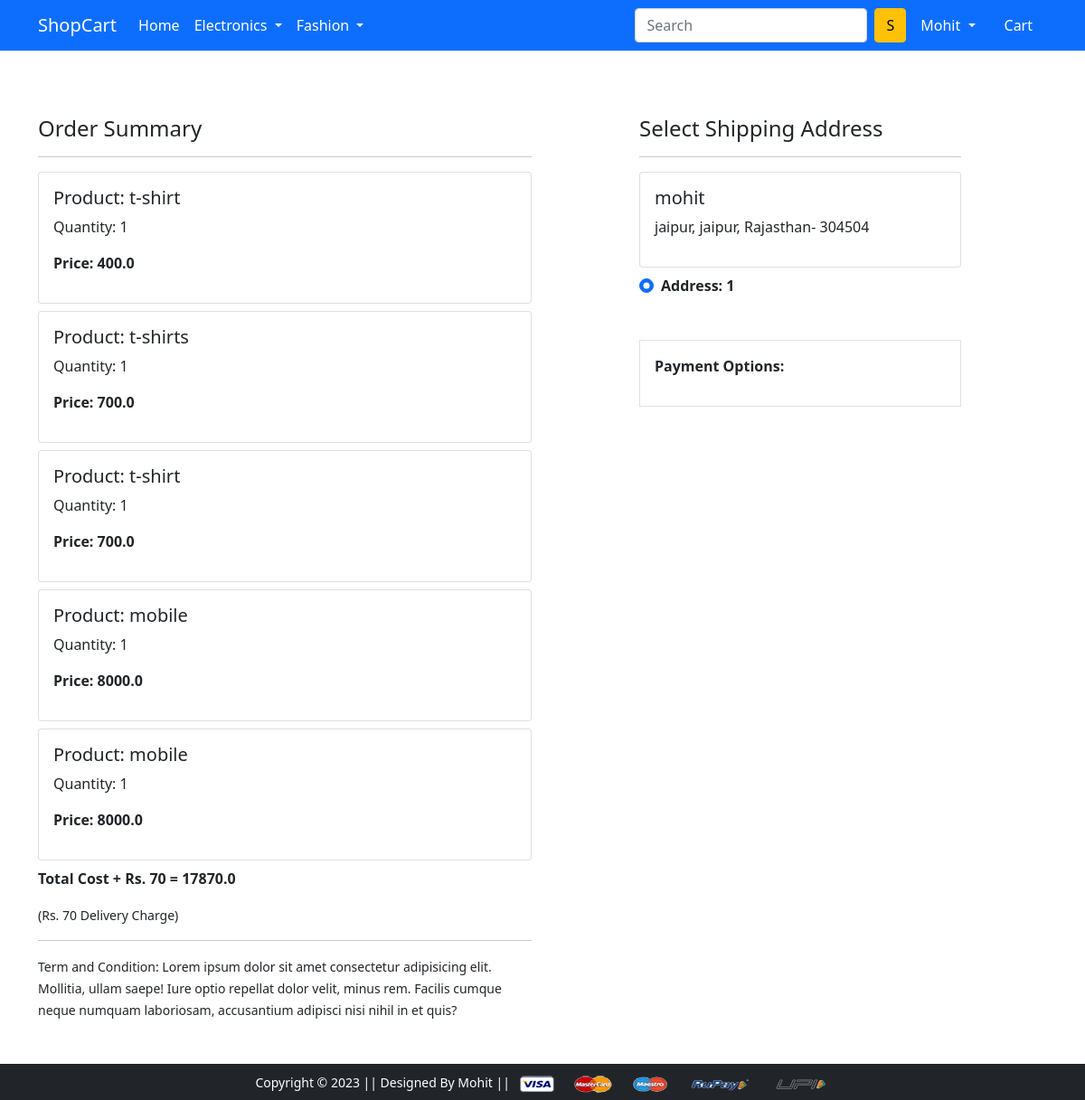
Screenshot of /checkout/ (signed in) with the database file from the repository.
### app/models.py (models this page shows, shortened)
class Cart(models.Model):
    user = models.ForeignKey(User, on_delete=models.CASCADE)
    product = models.ForeignKey(Product, on_delete=models.CASCADE)
    quantity = models.PositiveIntegerField(default=1)
    @property
    def total_cost(self):
        return self.quantity * self.product.discounted_price

class Product(models.Model):
    title = models.CharField(max_length=100)
    selling_price = models.FloatField()
    discounted_price = models.FloatField()
    description = models.TextField()
    brand = models.CharField(max_length=100)
    category = models.CharField(choices=CATEGORY_CHOICES, max_length=2)
    product_image = models.ImageField(upload_to='productimg')

class Customer(models.Model):
    user = models.ForeignKey(User, on_delete=models.CASCADE)
    name = models.CharField(max_length=200)
    locality = models.CharField(max_length=200)
    city = models.CharField(max_length=50)
    zipcode = models.IntegerField()
    state = models.CharField(choices=STATE_CHOICES, max_length=50)

### app/views.py (the view)
# urls.py: path('checkout/', views.checkout, name='checkout'),
def checkout(request):
    user = request.user
    add = Customer.objects.filter(user=user)
    cart_items = Cart.objects.filter(user=request.user)
    amount = 0.0
    shipping_amount = 70.0
    totalamount = 0.0
    cart_product = [p for p in Cart.objects.all() if p.user == request.user]
    if cart_product:
        for p in cart_product:
            tempamount = (p.quantity * p.product.discounted_price)
            amount += tempamount
        totalamount = amount + shipping_amount
    return render(request, 'app/checkout.html', {'add': add, 'cart_items': cart_items, 'totalcost': totalamount})

### templates/app/checkout.html (shortened to what this page needs)
{% extends 'app/base.html' %}
{% load static %}
{% block main-content %}
<div class="container">
 <div class="row mt-5">
  <div class="col-sm-6">
    <h4>Order Summary</h4>
    <hr>
    {% for item in cart_items %}
      <div class="card mb-2">
        <div class="card-body">
          <h5>Product: {{item.product.title}}</h5>
          <p>Quantity: {{item.quantity}}</p>
          <p class="fw-bold">Price: {{item.total_cost}}</p>
        </div>
      </div>
    {% endfor %}
    <p class="fw-bold">Total Cost + Rs. 70  = {{totalcost}}</p>
    <small>(Rs. 70 Delivery Charge)</small> <hr>
    <small>Term and Condition: Lorem ipsum dolor sit amet consectetur adipisicing elit. Mollitia, ullam saepe! Iure optio repellat dolor velit, minus rem. Facilis cumque neque numquam laboriosam, accusantium adipisci nisi nihil in et quis?</small>
  </div>
  <div class="col-sm-4 offset-sm-1">
    <h4>Select Shipping Address</h4>
    <hr>
    <form action="/paymentdone" id="myform">
    {% for ad in add %}
      <div class="card">
        <div class="card-body">
        <h5>{{ad.name}}</h5>
        <p>{{ad.locality}}, {{ad.city}}, {{ad.state}}- {{ad.zipcode}}</p>
        </div>
      </div>
        <div class="form-check mt-2 mb-5">
          <input class="form-check-input" type="radio" name="custid" id="custadd{{forloop.counter}}" value="{{ad.id}}" checked>
          <label class="form-check-label fw-bold" for="custadd{{forloop.counter}}">
            Address: {{ forloop.counter }} </label>
        </div>
      {% endfor %}
        <div class="border p-3">
          <p class="fw-bold">Payment Options:</p>
        </div>
      </form>
    </div>
  </div>
</div>
{% endblock main-content %}

### templates/app/base.html (shortened to what this page needs)
<!doctype html>
{% load static %}
<html lang="en">
  <head>
    <link href="https://cdn.jsdelivr.net/npm/bootstrap@5.0.0-beta1/dist/css/bootstrap.min.css" rel="stylesheet">
    <link rel="stylesheet" href="{% static 'app/css/owl.carousel.min.css' %}">
    <link rel="stylesheet" href="{% static 'app/css/all.min.css' %}">
    <link rel="stylesheet" href="{% static 'app/css/style.css' %}">
  </head>
  <body>
    <nav class="navbar navbar-expand-lg navbar-dark bg-primary">
     <div class="container">
       <a class="navbar-brand" href="/">ShopCart</a>
       <div class="collapse navbar-collapse" id="navbarSupportedContent">
         <ul class="navbar-nav me-auto mb-2 mb-lg-0">
           <li class="nav-item">
             <a class="nav-link active" aria-current="page" href="/">Home</a>
           </li>
           <li class="nav-item dropdown">
             <a class="nav-link dropdown-toggle text-white" href="#" id="electronicsDropdown" role="button" data-bs-toggle="dropdown" aria-expanded="false">
               Electronics
             </a>
           </li>
           <li class="nav-item dropdown">
             <a class="nav-link dropdown-toggle text-white" href="#" id="fashionDropdown" role="button" data-bs-toggle="dropdown" aria-expanded="false">
               Fashion
             </a>
           </li>
         </ul>
         <form class="d-flex">
           <input class="form-control me-2" type="search" placeholder="Search" aria-label="Search">
           <button class="btn btn-warning" type="submit">S</button>
         </form>
         <div>
          <ul class="navbar-nav me-auto mb-2 mb-lg-0">
          {% if request.user.is_authenticated %}
           <li class="nav-item dropdown mx-2">
              <a class="nav-link dropdown-toggle text-white" href="#" id="profileDropdown" role="button" data-bs-toggle="dropdown" aria-expanded="false">
                {{request.user.username|capfirst}}
              </a>
            </li>
            <li class="nav-item mx-2">
              <a href="{% url 'showcart' %}" class="nav-link text-white"> Cart </a>
            </li>
            {% endif %}
          </ul>
         </div>
       </div>
     </div>
    </nav>
    <br>
    {% block main-content %} {% endblock main-content %}
    <footer class="container-fluid bg-dark text-center p-2 mt-5">
        <small class="text-white">Copyright &copy; 2023 || Designed By Mohit || </small>
        <img src="{% static 'app/images/payment.png' %}" alt="" srcset="" class="img-fluid" height="2px">
    </footer>
  </body>
</html>

### rows the page displays
Cart: product "t-shirt", quantity "1", total_cost "400.0"
Cart: product "t-shirts", quantity "1", total_cost "700.0"
Cart: product "t-shirt", quantity "1", total_cost "700.0"
Cart: product "mobile", quantity "1", total_cost "8000.0"
Cart: product "mobile", quantity "1", total_cost "8000.0"
Customer: name "mohit", locality "jaipur", city "jaipur", state "Rajasthan", zipcode "304504"

### other values shown
{{ request.user.username|capfirst }} "Mohit"
{{ totalcost }} "17870.0"
